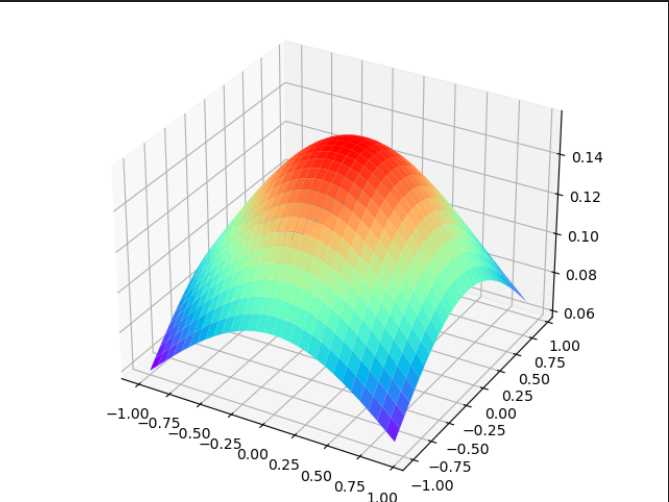

Recreate this plot in Python.
import numpy as np
import matplotlib.pyplot as plt
from mpl_toolkits.mplot3d import Axes3D

k=30#此处为大小，由于3/5/7数据过小，无法准确绘制图像，所以放大10倍
x,y = np.mgrid[-1:1:2/k,-1:1:2/k]
sigma=1#此处为方差
z = 1/(2 * np.pi * (sigma**2)) * np.exp(-(x**2+y**2)/(2 * sigma**2))


fig = plt.figure()
ax = Axes3D(fig)
ax.plot_surface(x, y, z, rstride=1, cstride=1, cmap='rainbow')

plt.show()
print(z)
